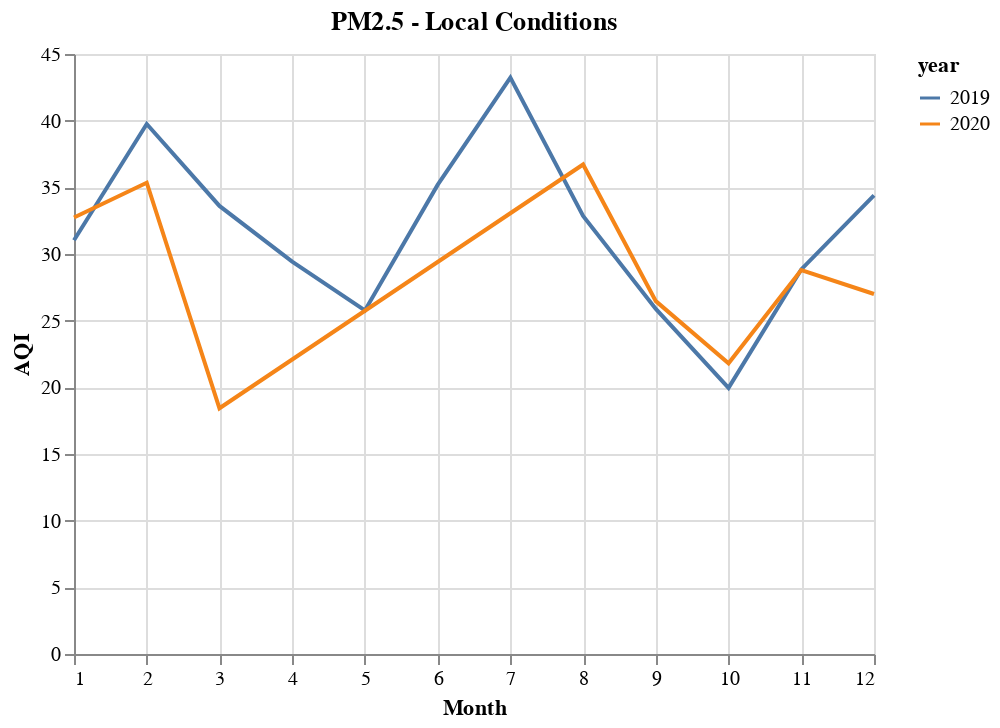

Notebook source saved alongside this figure:
### Code cell
pm25_local_2020 = pd.read_csv("../../data/final/epa_air_params/pm25_local_2020_avg_df.csv")
pm25_local_2020_chart = alt.Chart(pm25_local_2020).mark_line().encode(
    alt.X("month", title="Month"),
    alt.Y("aqi", title="AQI"),
    color="year:N"
)
(pm25_local_2019_chart + pm25_local_2020_chart).properties(title="PM2.5 - Local Conditions")

### Figure 1 — Vega-Lite specification as saved in the notebook (floating-point values rounded to 4 significant figures)
{"config": {"view": {"continuousWidth": 400, "continuousHeight": 300}}, "layer": [{"data": {"name": "data-ce1f4ef402a07c95ed1b62a2d94ba737"}, "mark": "line", "encoding": {"color": {"type": "nominal", "field": "year"}, "x": {"type": "quantitative", "field": "month", "title": "Month"}, "y": {"type": "quantitative", "field": "aqi", "title": "AQI"}}}, {"data": {"name": "data-876a07c83189cb6ca5e5792530e047f0"}, "mark": "line", "encoding": {"color": {"type": "nominal", "field": "year"}, "x": {"type": "quantitative", "field": "month", "title": "Month"}, "y": {"type": "quantitative", "field": "aqi", "title": "AQI"}}}], "title": "PM2.5 - Local Conditions", "$schema": "https://vega.github.io/schema/vega-lite/v4.8.1.json", "datasets": {"data-ce1f4ef402a07c95ed1b62a2d94ba737": [{"date_month": "2019-08-01", "aqi": 32.86, "arithmetic_mean": 7.911, "units_of_measure": "Micrograms/cubic meter (LC)", "parameter": "PM2.5 - Local Conditions", "year": 2019, "month": 8}, {"date_month": "2019-04-01", "aqi": 29.43, "arithmetic_mean": 7.071, "units_of_measure": "Micrograms/cubic meter (LC)", "parameter": "PM2.5 - Local Conditions", "year": 2019, "month": 4}, {"date_month": "2019-01-01", "aqi": 31.03, "arithmetic_mean": 7.694, "units_of_measure": "Micrograms/cubic meter (LC)", "parameter": "PM2.5 - Local Conditions", "year": 2019, "month": 1}, {"date_month": "2019-12-01", "aqi": 34.4, "arithmetic_mean": 8.816, "units_of_measure": "Micrograms/cubic meter (LC)", "parameter": "PM2.5 - Local Conditions", "year": 2019, "month": 12}, {"date_month": "2019-03-01", "aqi": 33.61, "arithmetic_mean": 8.158, "units_of_measure": "Micrograms/cubic meter (LC)", "parameter": "PM2.5 - Local Conditions", "year": 2019, "month": 3}, {"date_month": "2019-02-01", "aqi": 39.75, "arithmetic_mean": 10.34, "units_of_measure": "Micrograms/cubic meter (LC)", "parameter": "PM2.5 - Local Conditions", "year": 2019, "month": 2}, {"date_month": "2019-10-01", "aqi": 19.96, "arithmetic_mean": 4.8, "units_of_measure": "Micrograms/cubic meter (LC)", "parameter": "PM2.5 - Local Conditions", "year": 2019, "month": 10}, {"date_month": "2019-09-01", "aqi": 25.88, "arithmetic_mean": 6.248, "units_of_measure": "Micrograms/cubic meter (LC)", "parameter": "PM2.5 - Local Conditions", "year": 2019, "month": 9}, {"date_month": "2019-05-01", "aqi": 25.77, "arithmetic_mean": 6.226, "units_of_measure": "Micrograms/cubic meter (LC)", "parameter": "PM2.5 - Local Conditions", "year": 2019, "month": 5}, {"date_month": "2019-11-01", "aqi": 28.84, "arithmetic_mean": 7.408, "units_of_measure": "Micrograms/cubic meter (LC)", "parameter": "PM2.5 - Local Conditions", "year": 2019, "month": 11}, {"date_month": "2019-06-01", "aqi": 35.18, "arithmetic_mean": 8.594, "units_of_measure": "Micrograms/cubic meter (LC)", "parameter": "PM2.5 - Local Conditions", "year": 2019, "month": 6}, {"date_month": "2019-07-01", "aqi": 43.23, "arithmetic_mean": 10.69, "units_of_measure": "Micrograms/cubic meter (LC)", "parameter": "PM2.5 - Local Conditions", "year": 2019, "month": 7}], "data-876a07c83189cb6ca5e5792530e047f0": [{"date_month": "2020-01-01", "aqi": 32.74, "arithmetic_mean": 7.859, "units_of_measure": "Micrograms/cubic meter (LC)", "parameter": "PM2.5 - Local Conditions", "year": 2020, "month": 1}, {"date_month": "2020-12-01", "aqi": 27.0, "arithmetic_mean": 6.84, "units_of_measure": "Micrograms/cubic meter (LC)", "parameter": "PM2.5 - Local Conditions", "year": 2020, "month": 12}, {"date_month": "2020-09-01", "aqi": 26.47, "arithmetic_mean": 6.42, "units_of_measure": "Micrograms/cubic meter (LC)", "parameter": "PM2.5 - Local Conditions", "year": 2020, "month": 9}, {"date_month": "2020-03-01", "aqi": 18.43, "arithmetic_mean": 4.429, "units_of_measure": "Micrograms/cubic meter (LC)", "parameter": "PM2.5 - Local Conditions", "year": 2020, "month": 3}, {"date_month": "2020-10-01", "aqi": 21.8, "arithmetic_mean": 5.207, "units_of_measure": "Micrograms/cubic meter (LC)", "parameter": "PM2.5 - Local Conditions", "year": 2020, "month": 10}, {"date_month": "2020-02-01", "aqi": 35.35, "arithmetic_mean": 8.683, "units_of_measure": "Micrograms/cubic meter (LC)", "parameter": "PM2.5 - Local Conditions", "year": 2020, "month": 2}, {"date_month": "2020-08-01", "aqi": 36.71, "arithmetic_mean": 8.843, "units_of_measure": "Micrograms/cubic meter (LC)", "parameter": "PM2.5 - Local Conditions", "year": 2020, "month": 8}, {"date_month": "2020-11-01", "aqi": 28.8, "arithmetic_mean": 7.18, "units_of_measure": "Micrograms/cubic meter (LC)", "parameter": "PM2.5 - Local Conditions", "year": 2020, "month": 11}]}}
